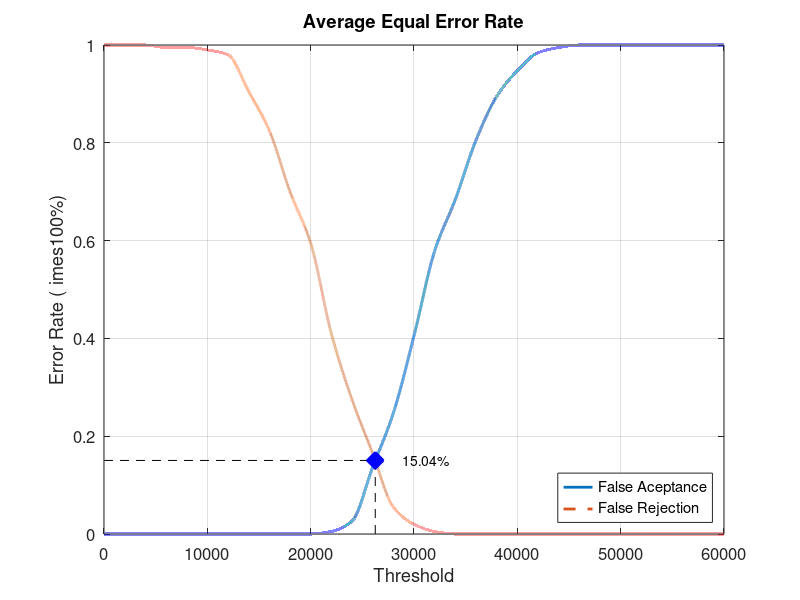
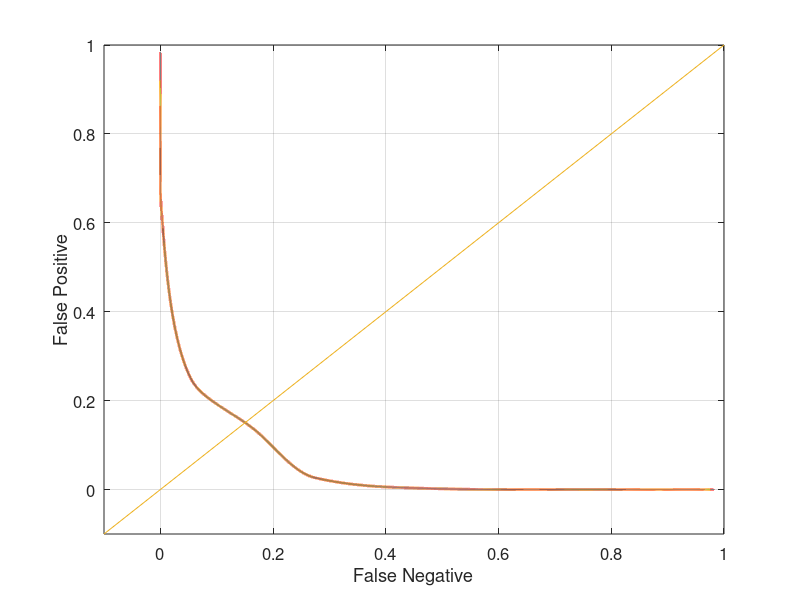

The MATLAB script that drew these images, in order:
close all;
clear;
clc;
x = 0:2000:60000;
xq = 0:0.5:60000;

y0 = [0 0 0 0 0 0 0 0 0 0 0 0.00526316 0.0263158 0.136842 0.247368 0.405263 0.578947 0.684211 0.805263 0.894737 0.947368 0.984211 0.994737 1 1 1 1 1 1 1 1]
yy0 = interp1(x, y0, xq, 'pchip');
y1 = [1 1 1 0.995 0.995 0.99 0.98 0.905 0.825 0.7 0.595 0.41 0.275 0.165 0.055 0.02 0.005 0 0 0 0 0 0 0 0 0 0 0 0 0 0]
yy1 = interp1(x, y1, xq, 'pchip');

% Calculating EER: 
y2 = abs(y0 - y1);
find(y2 == min(y2))
yy2 = abs(yy0 - yy1);
xEER = find(yy2 == min(yy2));
xEERIndex = xq(xEER) % X-axis EER
yEER = yy0(xEER) % Y-axis EER

main = figure
plot(xq, yy0,'-','LineWidth', 2);	hold on
plot(xq, yy1,'--','LineWidth', 2);	hold on
plot([xEERIndex xEERIndex], [0 yEER], 'k--');	hold on
plot([0 xEERIndex], [yEER yEER], 'k--');	hold on
plot(xEERIndex, yEER, 'bx', 'LineWidth', 10);	hold on
text(xEERIndex + 10 * xEERIndex / 100, yEER, [num2str(round((10000 * yEER)) / 100) '%'])
legend('False Aceptance', 'False Rejection', 'Location', 'SouthEast')
xlabel('Threshold')
ylabel('Error Rate (	imes100%)')
title('Average Equal Error Rate')
set(gca, 'FontSize', 12)
axis([0 60000 0 1])
grid on

print(main, 'Database1_2Main', '-dpng');
FNRxFPR = figure('Color', [1 1 1]);
plot(yy1, yy0, '-', yy1, yy0, 'LineWidth', 2);
hold on
y = -0.1:0.1:1
plot(y, y); 
set(gca, 'FontSize', 12)
xlabel('False Negative')
ylabel('False Positive')
axis([-0.1 1 -0.1 1])
set(gca, 'FontSize', 12)
grid on

print(FNRxFPR, 'Database1_2FNRxFPR','-dpng');
